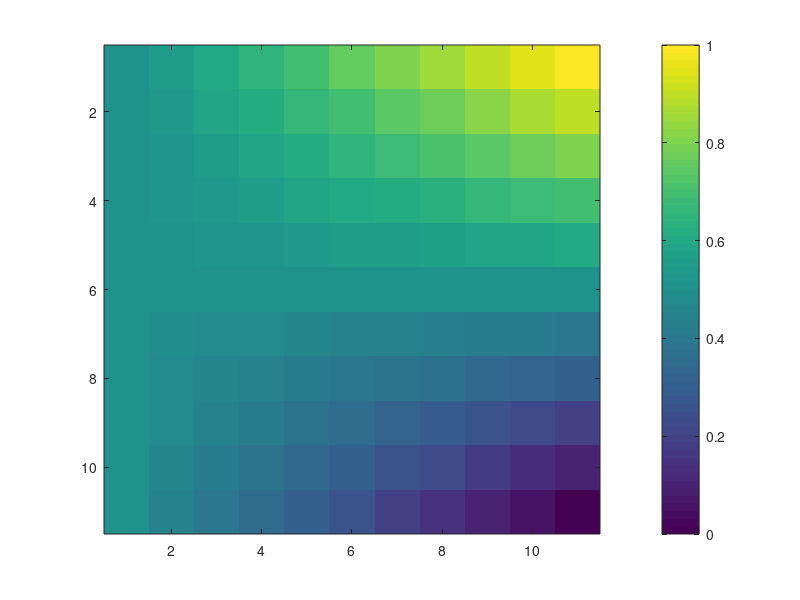

MATLAB code for this plot:
clear all; close all;

P_A = 0:0.1:1; %from 0 to 1 with increment of 0.1
P_B_A = 0:0.1:1;

for  n = 1:length(P_A)
        P_B(n,:) = P_A(n)*(P_B_A-1/2) + 1/2; % (n,:) means from n row , : means all column
        
end

imagesc(flipud(P_B')) ;colorbar();
disp('P_B matrix:');
disp(P_B);